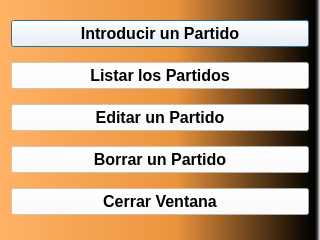
<?xml version="1.0" encoding="UTF-8"?>
<ui version="4.0">
 <class>ventanaPartidos</class>
 <widget class="QDialog" name="ventanaPartidos">
  <property name="windowModality">
   <enum>Qt::NonModal</enum>
  </property>
  <property name="geometry">
   <rect>
    <x>0</x>
    <y>0</y>
    <width>320</width>
    <height>240</height>
   </rect>
  </property>
  <property name="sizePolicy">
   <sizepolicy hsizetype="Fixed" vsizetype="Fixed">
    <horstretch>0</horstretch>
    <verstretch>0</verstretch>
   </sizepolicy>
  </property>
  <property name="minimumSize">
   <size>
    <width>320</width>
    <height>240</height>
   </size>
  </property>
  <property name="maximumSize">
   <size>
    <width>320</width>
    <height>240</height>
   </size>
  </property>
  <property name="font">
   <font>
    <family>MS Shell Dlg 2</family>
    <pointsize>12</pointsize>
   </font>
  </property>
  <property name="cursor">
   <cursorShape>ArrowCursor</cursorShape>
  </property>
  <property name="windowTitle">
   <string>Partidos</string>
  </property>
  <property name="toolTipDuration">
   <number>-1</number>
  </property>
  <property name="styleSheet">
   <string notr="true">background-color: qlineargradient(spread:pad, x1:0, y1:0, x2:1, y2:0, stop:0 rgba(255, 178, 102, 255), stop:0.55 rgba(235, 148, 61, 255), stop:0.98 rgba(0, 0, 0, 255), stop:1 rgba(0, 0, 0, 0));</string>
  </property>
  <property name="sizeGripEnabled">
   <bool>false</bool>
  </property>
  <property name="modal">
   <bool>false</bool>
  </property>
  <layout class="QGridLayout" name="gridLayout">
   <property name="sizeConstraint">
    <enum>QLayout::SetDefaultConstraint</enum>
   </property>
   <item row="0" column="0">
    <widget class="QPushButton" name="botonCrearPartido">
     <property name="font">
      <font>
       <pointsize>12</pointsize>
       <weight>75</weight>
       <bold>true</bold>
       <stylestrategy>PreferAntialias</stylestrategy>
      </font>
     </property>
     <property name="cursor">
      <cursorShape>PointingHandCursor</cursorShape>
     </property>
     <property name="contextMenuPolicy">
      <enum>Qt::CustomContextMenu</enum>
     </property>
     <property name="toolTipDuration">
      <number>-7</number>
     </property>
     <property name="styleSheet">
      <string notr="true">background-color: rgba(255, 255, 255, 150);</string>
     </property>
     <property name="text">
      <string>Introducir un Partido</string>
     </property>
    </widget>
   </item>
   <item row="1" column="0">
    <widget class="QPushButton" name="botonListarPartidos">
     <property name="font">
      <font>
       <pointsize>12</pointsize>
       <weight>75</weight>
       <bold>true</bold>
       <stylestrategy>PreferAntialias</stylestrategy>
      </font>
     </property>
     <property name="cursor">
      <cursorShape>PointingHandCursor</cursorShape>
     </property>
     <property name="contextMenuPolicy">
      <enum>Qt::CustomContextMenu</enum>
     </property>
     <property name="toolTipDuration">
      <number>-7</number>
     </property>
     <property name="styleSheet">
      <string notr="true">background-color: rgba(255, 255, 255, 150);</string>
     </property>
     <property name="text">
      <string>Listar los Partidos</string>
     </property>
    </widget>
   </item>
   <item row="2" column="0">
    <widget class="QPushButton" name="botonEditarPartido">
     <property name="font">
      <font>
       <pointsize>12</pointsize>
       <weight>75</weight>
       <bold>true</bold>
       <stylestrategy>PreferAntialias</stylestrategy>
      </font>
     </property>
     <property name="cursor">
      <cursorShape>PointingHandCursor</cursorShape>
     </property>
     <property name="contextMenuPolicy">
      <enum>Qt::CustomContextMenu</enum>
     </property>
     <property name="toolTipDuration">
      <number>-7</number>
     </property>
     <property name="styleSheet">
      <string notr="true">background-color: rgba(255, 255, 255, 150);</string>
     </property>
     <property name="text">
      <string>Editar un Partido</string>
     </property>
    </widget>
   </item>
   <item row="3" column="0">
    <widget class="QPushButton" name="botonBorrarPartido">
     <property name="font">
      <font>
       <pointsize>12</pointsize>
       <weight>75</weight>
       <bold>true</bold>
       <stylestrategy>PreferAntialias</stylestrategy>
      </font>
     </property>
     <property name="cursor">
      <cursorShape>PointingHandCursor</cursorShape>
     </property>
     <property name="contextMenuPolicy">
      <enum>Qt::CustomContextMenu</enum>
     </property>
     <property name="toolTipDuration">
      <number>-7</number>
     </property>
     <property name="styleSheet">
      <string notr="true">background-color: rgba(255, 255, 255, 150);</string>
     </property>
     <property name="text">
      <string>Borrar un Partido</string>
     </property>
    </widget>
   </item>
   <item row="4" column="0">
    <widget class="QPushButton" name="botonCerrar">
     <property name="font">
      <font>
       <pointsize>12</pointsize>
       <weight>75</weight>
       <bold>true</bold>
       <stylestrategy>PreferAntialias</stylestrategy>
      </font>
     </property>
     <property name="cursor">
      <cursorShape>PointingHandCursor</cursorShape>
     </property>
     <property name="contextMenuPolicy">
      <enum>Qt::CustomContextMenu</enum>
     </property>
     <property name="toolTipDuration">
      <number>-7</number>
     </property>
     <property name="styleSheet">
      <string notr="true">background-color: rgba(255, 255, 255, 150);</string>
     </property>
     <property name="text">
      <string>Cerrar Ventana</string>
     </property>
    </widget>
   </item>
  </layout>
 </widget>
 <resources/>
 <connections/>
</ui>
